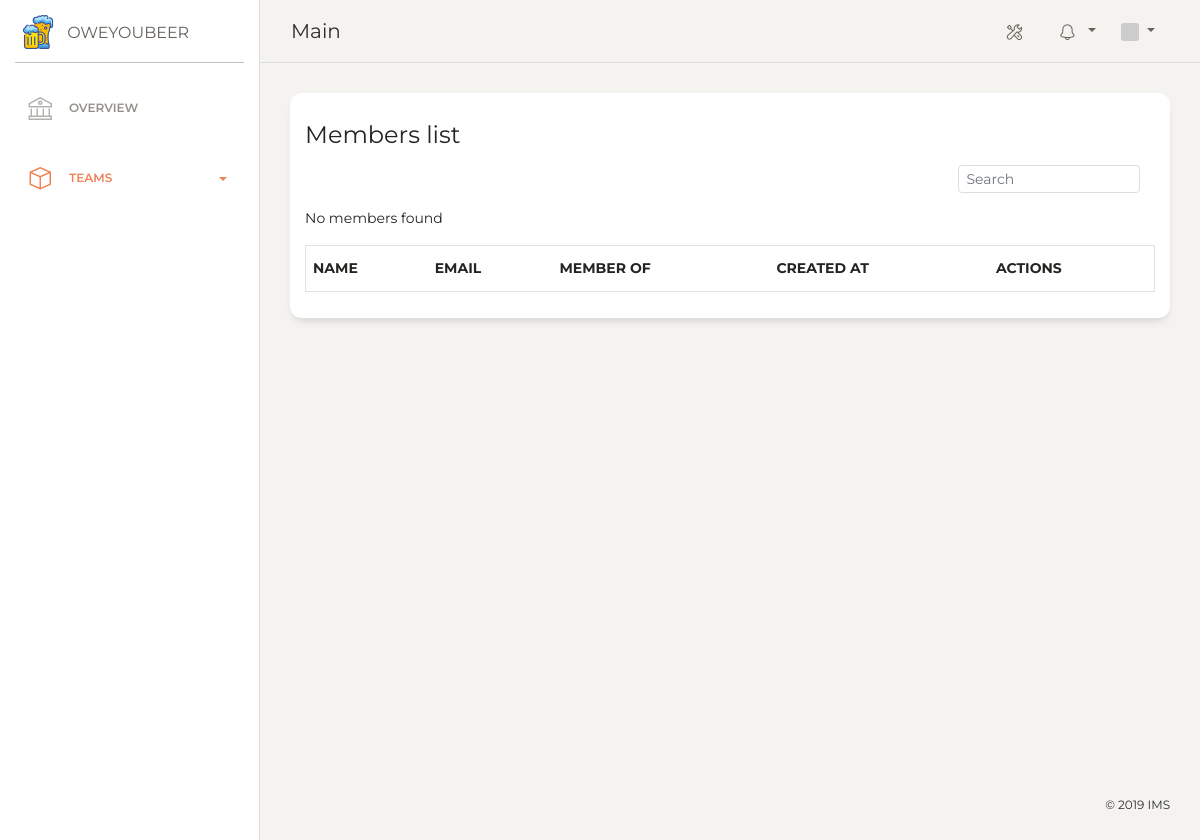
The page /members (signed in) on the database as committed earlier.
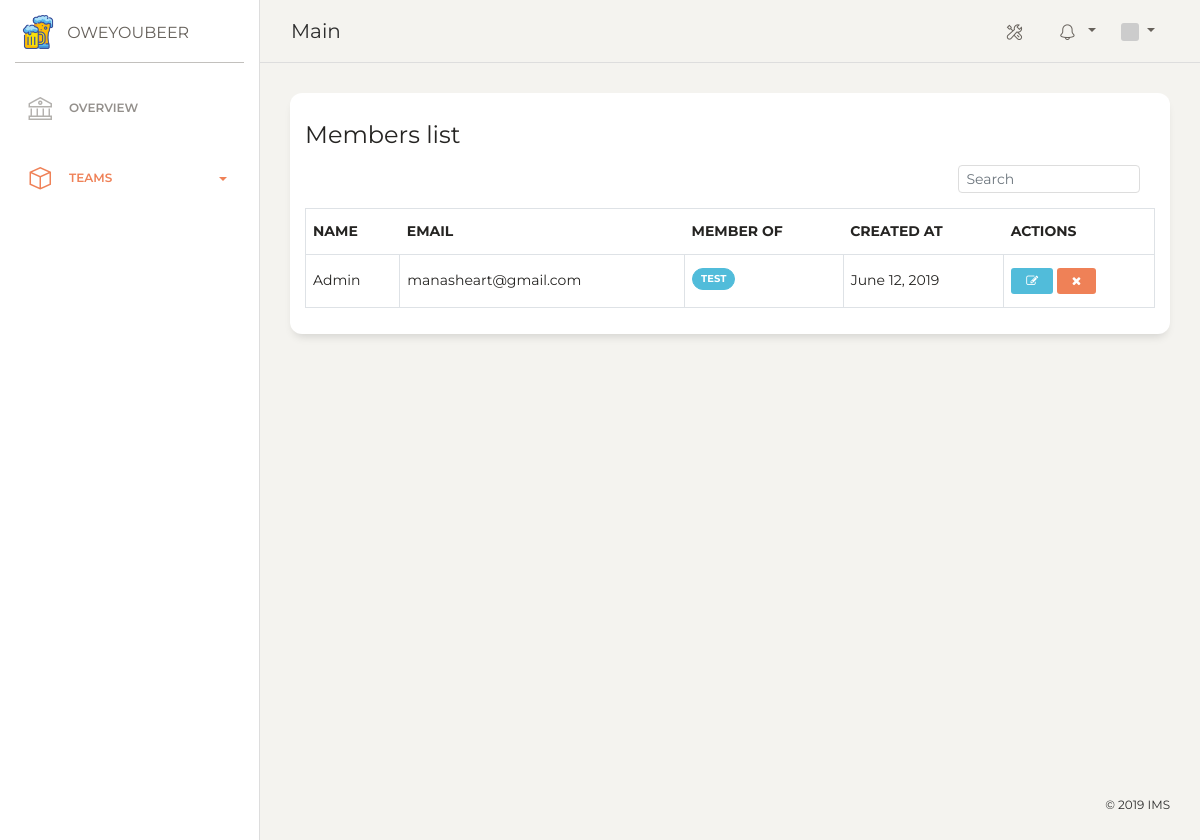
The same page on the database as committed later.
### account/models.py (models this page shows, shortened)
class Account(AbstractUser):
    class Meta:
        db_table = 'accounts'
    email = models.EmailField(unique=True)
    username = models.CharField(max_length=40, unique=True)
    first_name = models.CharField(max_length=40, blank=True)
    last_name = models.CharField(max_length=40, blank=True)
    avatar_hash = models.CharField(max_length=140, blank=True)
    is_superuser = models.BooleanField(default=False)
    is_active = models.BooleanField(default=True)
    objects = AccountManager()
    USERNAME_FIELD = 'username'
    REQUIRED_FIELDS = ['email']
    def get_full_name(self):
        return ' '.join([self.first_name, self.last_name])
    def gravatar(self, size=100, default='identicon', rating='g'):
        url = 'https://secure.gravatar.com/avatar'
        hash = self.avatar_hash or self.gravatar_hash()
        return '{url}/{hash}?s={size}&d={default}&r={rating}'.format(
            url=url, hash=hash, size=size, default=default, rating=rating)

### core/models.py (models this page shows)
class Team(models.Model):
    name = models.CharField(max_length=128)
    description = models.CharField(max_length=50, null=True)
    created_at = models.DateTimeField(auto_now_add=True)
    updated_at = models.DateTimeField(auto_now=True)
    added_by = models.ForeignKey(Account, on_delete=models.CASCADE, related_name='link_to_the_person_created')
    members = models.ManyToManyField(Account)
    def __str__(self):
        return self.name
    def get_absolute_url(self):
        return reverse("ui:teamdetail", kwargs={"id": self.id})

### core/views.py (the view)
# urls.py: url(r'^members$', view=Members.as_view(), name='members'),
class Members(ListView):
    model = Team
    template_name = 'member/details.html'
    context_object_name = 'teams'
    def get(self, request, *args, **kwagrs):
        team = request.GET.get('team')
        self.object_list = self.get_queryset().order_by('id')
        if team:
            self.object_list = self.object_list.filter(id=team)
        context = self.get_context_data()
        return self.render_to_response(context)

### templates/member/details.html (shortened to what this page needs)
{% extends 'layout.html' %}
{% block body %}
<div class="content">
  <div class="row">
    <div class="col-md-12">
      <div class="card">
        <div class="card-header">
          <h4 class="card-title">Members list</h4>
          <div class="float-right col-md-3">
            <span class="bmd-form-group bmd-form-group-sm is-filled">
              <input type="text" id="userInput" onkeyup="searchHost()" class="form-control form-control-sm" placeholder="Search">
            </span>
          </div>
        </div>
        <div class="card-body">
          <table id="hostTable" class="table table-hover table-bordered" cellspacing="0" width="100%">
          <thead>
            <tr>
              <th>Name</th>
              <th>Email</th>
              <th>Member of</th>
              <th>Created At</th>
              <th class="disabled-sorting">Actions</th>
            </tr>
          </thead>
          <tbody>
            {% for team in teams %}
            {% for member in team.members.all %}
            <tr>
              <td>{{ member.get_full_name }}</td>
              <td>{{ member.email }}</td>
              <td><a href="{{ team.get_absolute_url }}">
                <span class="badge badge-pill badge-info">{{ team }}</span></a>
              </td>
              <td>{{ team.created_at|date }}</td>
              <td>
                <a href="#" class="btn btn-info btn-sm" rel="tooltip" title="" data-original-title="Edit"><i class="fa fa-edit"></i></a>
                <button type="button" data-toggle="modal" data-target="#deleteModal" class="btn btn-danger btn-sm remove" rel="tooltip" title="" data-original-title="Delete"><i class="fa fa-times"></i></button>
              </td>
            </tr>
            {% endfor %}
            {% empty %}
            <p>No members found</p>
            {% endfor %}
          </tbody>
          </table>
        </div>
      </div>
    </div>
  </div>
</div>
{% endblock %}

Rows that differ between the two databases and show on the page:
added Team: name "TEST", created_at "June 12, 2019"
now on this page (row edited): Account: get_full_name "Admin", email "manasheart@gmail.com"
Other text that changed with them:
text no longer shown: "No members found"
